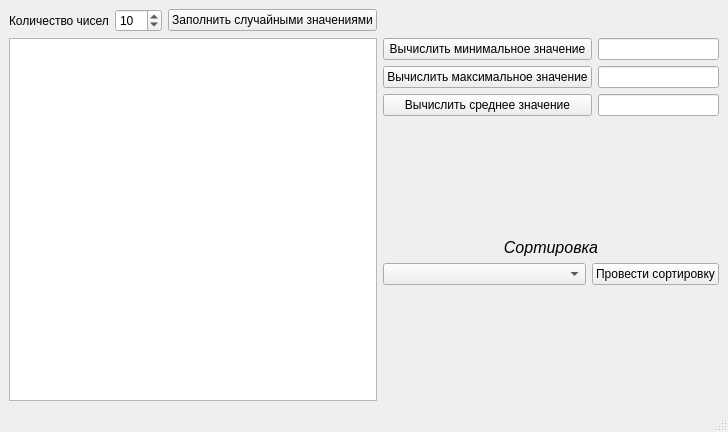
<?xml version="1.0" encoding="UTF-8"?>
<ui version="4.0">
 <class>MainWindow</class>
 <widget class="QMainWindow" name="MainWindow">
  <property name="geometry">
   <rect>
    <x>0</x>
    <y>0</y>
    <width>678</width>
    <height>432</height>
   </rect>
  </property>
  <property name="windowTitle">
   <string>MainWindow</string>
  </property>
  <widget class="QWidget" name="centralwidget">
   <layout class="QGridLayout" name="gridLayout">
    <item row="0" column="0">
     <widget class="QLabel" name="countNumLbl">
      <property name="text">
       <string>Количество чисел</string>
      </property>
     </widget>
    </item>
    <item row="0" column="1">
     <widget class="QSpinBox" name="countNumspinBox">
      <property name="minimum">
       <number>1</number>
      </property>
      <property name="maximum">
       <number>200</number>
      </property>
      <property name="value">
       <number>10</number>
      </property>
     </widget>
    </item>
    <item row="0" column="2">
     <widget class="QPushButton" name="fillRandBtn">
      <property name="text">
       <string>Заполнить случайными значениями</string>
      </property>
     </widget>
    </item>
    <item row="0" column="3" colspan="3">
     <spacer name="horizontalSpacer">
      <property name="orientation">
       <enum>Qt::Horizontal</enum>
      </property>
      <property name="sizeHint" stdset="0">
       <size>
        <width>320</width>
        <height>20</height>
       </size>
      </property>
     </spacer>
    </item>
    <item row="1" column="0" rowspan="7" colspan="3">
     <widget class="QTableView" name="tableView">
      <property name="font">
       <font>
        <pointsize>12</pointsize>
       </font>
      </property>
     </widget>
    </item>
    <item row="1" column="3" colspan="2">
     <widget class="QPushButton" name="calcMinBtn">
      <property name="text">
       <string>Вычислить минимальное значение</string>
      </property>
     </widget>
    </item>
    <item row="1" column="5">
     <widget class="QLineEdit" name="minLineEdit">
      <property name="readOnly">
       <bool>true</bool>
      </property>
     </widget>
    </item>
    <item row="2" column="3" colspan="2">
     <widget class="QPushButton" name="calcMaxBtn">
      <property name="text">
       <string>Вычислить максимальное значение</string>
      </property>
     </widget>
    </item>
    <item row="2" column="5">
     <widget class="QLineEdit" name="maxLineEdit">
      <property name="readOnly">
       <bool>true</bool>
      </property>
     </widget>
    </item>
    <item row="3" column="3" colspan="2">
     <widget class="QPushButton" name="calcSrBtn">
      <property name="text">
       <string>Вычислить среднее значение</string>
      </property>
     </widget>
    </item>
    <item row="3" column="5">
     <widget class="QLineEdit" name="srLineEdit">
      <property name="readOnly">
       <bool>true</bool>
      </property>
     </widget>
    </item>
    <item row="4" column="3">
     <spacer name="verticalSpacer">
      <property name="orientation">
       <enum>Qt::Vertical</enum>
      </property>
      <property name="sizeHint" stdset="0">
       <size>
        <width>20</width>
        <height>96</height>
       </size>
      </property>
     </spacer>
    </item>
    <item row="4" column="5">
     <spacer name="verticalSpacer_4">
      <property name="orientation">
       <enum>Qt::Vertical</enum>
      </property>
      <property name="sizeHint" stdset="0">
       <size>
        <width>20</width>
        <height>96</height>
       </size>
      </property>
     </spacer>
    </item>
    <item row="5" column="3" colspan="3">
     <widget class="QLabel" name="sortLbl">
      <property name="font">
       <font>
        <pointsize>12</pointsize>
        <italic>true</italic>
       </font>
      </property>
      <property name="text">
       <string>Сортировка</string>
      </property>
      <property name="alignment">
       <set>Qt::AlignCenter</set>
      </property>
     </widget>
    </item>
    <item row="6" column="3">
     <widget class="QComboBox" name="sortCmbx">
      <property name="sizePolicy">
       <sizepolicy hsizetype="Expanding" vsizetype="Fixed">
        <horstretch>0</horstretch>
        <verstretch>0</verstretch>
       </sizepolicy>
      </property>
     </widget>
    </item>
    <item row="6" column="4" colspan="2">
     <widget class="QPushButton" name="sortBtn">
      <property name="text">
       <string>Провести сортировку</string>
      </property>
     </widget>
    </item>
    <item row="7" column="3">
     <spacer name="verticalSpacer_2">
      <property name="orientation">
       <enum>Qt::Vertical</enum>
      </property>
      <property name="sizeHint" stdset="0">
       <size>
        <width>20</width>
        <height>95</height>
       </size>
      </property>
     </spacer>
    </item>
    <item row="7" column="5">
     <spacer name="verticalSpacer_3">
      <property name="orientation">
       <enum>Qt::Vertical</enum>
      </property>
      <property name="sizeHint" stdset="0">
       <size>
        <width>20</width>
        <height>95</height>
       </size>
      </property>
     </spacer>
    </item>
   </layout>
  </widget>
  <widget class="QMenuBar" name="menubar">
   <property name="geometry">
    <rect>
     <x>0</x>
     <y>0</y>
     <width>678</width>
     <height>21</height>
    </rect>
   </property>
  </widget>
  <widget class="QStatusBar" name="statusbar"/>
 </widget>
 <resources/>
 <connections/>
</ui>
